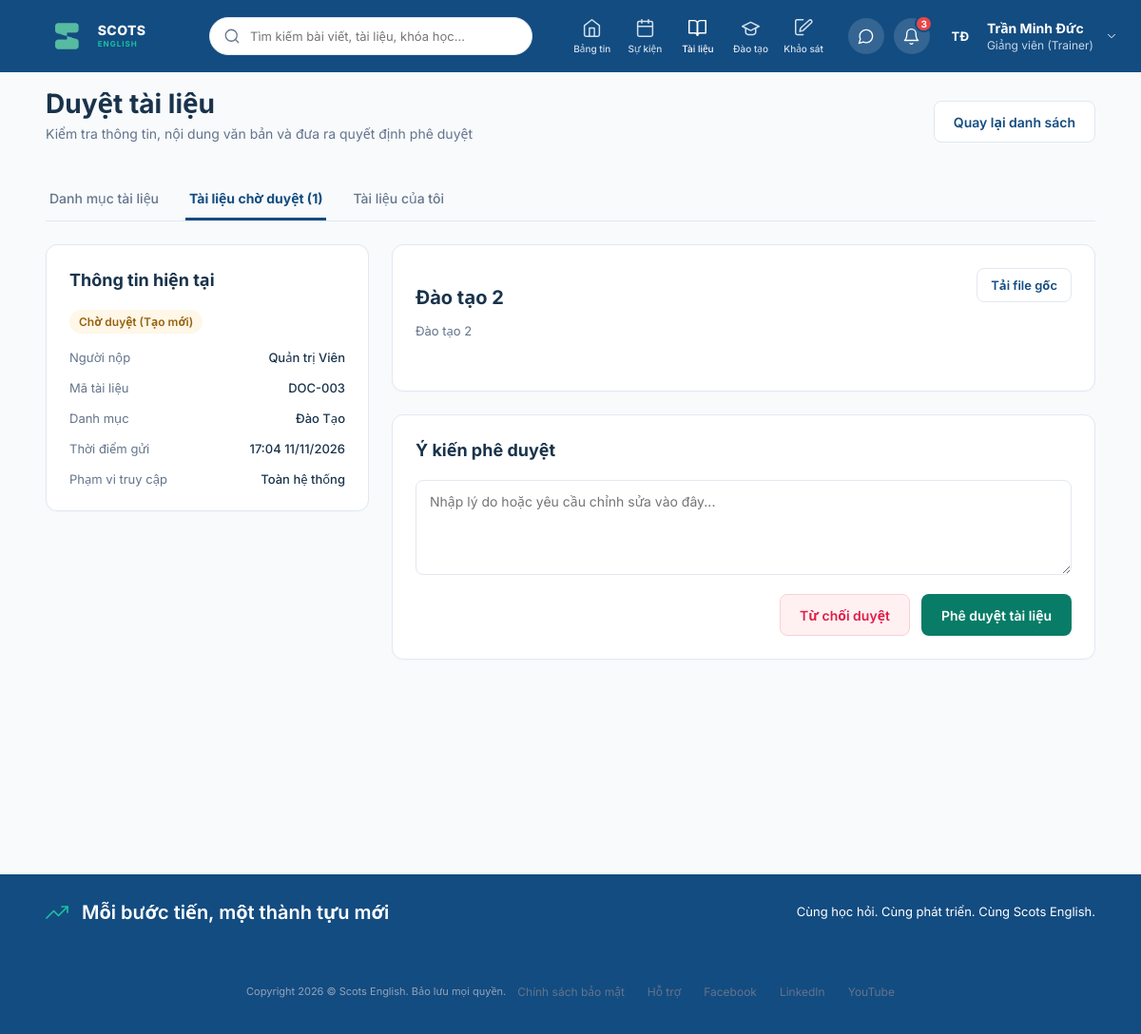
Screenshot of /documents/approve/3/ (signed in) with the database file from the repository.
### documents/models.py (models this page shows, shortened)
class Document(models.Model):
    STATUS_CHOICES = [
        ('PENDING', 'Chờ duyệt'),
        ('APPROVED', 'Đã duyệt'),
        ('REJECTED', 'Từ chối'),
    ]
    SCOPE_CHOICES = [
        ('ALL', 'Toàn hệ thống'),
        ('DEPARTMENT', 'Giới hạn theo phòng ban'),
    ]
    REQUEST_TYPE_CHOICES = [
        ('NEW', 'Tạo mới'),
        ('UPDATE', 'Cập nhật'),
    ]
    title = models.CharField("Tiêu đề tài liệu", max_length=255)
    code = models.CharField("Mã tài liệu", max_length=50, blank=True, null=True)
    category = models.ForeignKey(
        DocumentCategory,
        on_delete=models.CASCADE,
        related_name='documents',
        verbose_name="Danh mục"
    )
    description = models.TextField("Mô tả nội dung", blank=True)
    file = models.FileField("Tệp tài liệu (PDF/DOCX/PPTX)", upload_to='documents/%Y/%m/')
    access_scope = models.CharField(
        "Phạm vi truy cập",
        max_length=30,
        choices=SCOPE_CHOICES,
        default='ALL'
    )
    creator = models.ForeignKey(
        settings.AUTH_USER_MODEL,
        on_delete=models.CASCADE,
        related_name='created_documents',
        verbose_name="Người tạo"
    )
    approver = models.ForeignKey(
        settings.AUTH_USER_MODEL,
        on_delete=models.SET_NULL,
        null=True,
        blank=True,
        related_name='assigned_documents',
        verbose_name="Người duyệt (Trưởng phòng)"
    )
    status = models.CharField(
        "Trạng thái",
        max_length=20,
        choices=STATUS_CHOICES,
        default='PENDING'
    )
    request_type = models.CharField(
        "Tình trạng gửi duyệt",
        max_length=20,
        choices=REQUEST_TYPE_CHOICES,
        default='NEW'
    )
    rejection_reason = models.TextField("Lý do từ chối", blank=True, null=True)
    created_at = models.DateTimeField("Ngày tạo", auto_now_add=True)
    updated_at = models.DateTimeField("Lần cập nhật gần nhất", auto_now=True)
    approved_at = models.DateTimeField("Ngày duyệt", null=True, blank=True)
    class Meta:
        verbose_name = "Tài liệu"
        verbose_name_plural = "Tài liệu"
        ordering = ['-updated_at']

class DocumentCategory(models.Model):
    name = models.CharField("Tên danh mục", max_length=150)
    code = models.CharField("Mã danh mục", max_length=150, unique=True, blank=True)
    icon_name = models.CharField("Tên biểu tượng (Icon)", max_length=100, default='folder', blank=True)
    description = models.TextField("Mô tả ngắn", max_length=500, blank=True)
    display_order = models.PositiveIntegerField("Thứ tự hiển thị", default=0)
    created_time = models.DateTimeField("Thời gian tạo", auto_now_add=True)
    class Meta:
        verbose_name = "Danh mục tài liệu"
        verbose_name_plural = "Danh mục tài liệu"
        ordering = ['display_order', 'name']

### documents/views.py (the view, shortened to what this page needs)
# urls.py: path('approve/<int:id>/', views.document_approve_detail, name='document_approve_detail'),
def document_approve_detail(request, id):
    user = _get_acting_user(request)
    if not (user and (user.is_superuser or user.is_staff)):
        messages.error(request, "Chỉ Quản trị viên mới có quyền phê duyệt tài liệu.")
        return redirect('documents')
    doc = get_object_or_404(Document, id=id)
    proposal = doc.proposals.filter(is_processed=False).first()
    context = {
        'doc_id': id,
        'doc': doc,
        'proposal': proposal,
        'pending_count': Document.objects.filter(status='PENDING').count(),
    }
    return render(request, 'documents_approve_detail.html', context)

### documents/templates/documents_approve_detail.html (shortened to what this page needs)
{% extends 'base.html' %}
{% block content %}
  <main class="doc-workspace">
    <header class="doc-header">
      <div>
        <h1 class="doc-header-title">Duyệt tài liệu</h1>
        <p class="doc-header-subtitle">Kiểm tra thông tin, nội dung văn bản và đưa ra quyết định phê duyệt</p>
      </div>
      <a href="{% url 'document_approve' %}" class="doc-btn doc-btn-secondary">Quay lại danh sách</a>
    </header>
    <nav class="doc-tabs">
      <a href="{% url 'documents' %}" class="doc-tab">Danh mục tài liệu</a>
      <a href="{% url 'document_approve' %}" class="doc-tab active">Tài liệu chờ duyệt ({{ pending_count|default:0 }})</a>
      <a href="{% url 'document_my_docs' %}" class="doc-tab">Tài liệu của tôi</a>
    </nav>
    <div class="doc-two-col">
      <aside class="doc-col-side" style="width: 340px;">
        <div class="doc-card">
          <h2 class="doc-card-title">Thông tin hiện tại</h2>
          <div style="margin-bottom: 16px;">
             {% if doc.request_type == 'UPDATE' %}
               <span class="doc-badge doc-badge-in-progress">Chờ duyệt (Cập nhật)</span>
             {% else %}
               <span class="doc-badge doc-badge-pending">Chờ duyệt (Tạo mới)</span>
             {% endif %}
          </div>
          <div class="doc-meta-list">
            <div class="doc-meta-row">
              <span class="doc-meta-label">Người nộp</span>
              <span class="doc-meta-value">
                {% if proposal %}
                  {{ proposal.submitted_by.get_full_name|default:proposal.submitted_by.username }}
                {% else %}
                  {{ doc.creator.get_full_name|default:doc.creator.username }}
                {% endif %}
              </span>
            </div>
            <div class="doc-meta-row">
              <span class="doc-meta-label">Mã tài liệu</span>
              <span class="doc-meta-value">DOC-{{ doc.id|stringformat:"03d" }}</span>
            </div>
            <div class="doc-meta-row">
              <span class="doc-meta-label">Danh mục</span>
              <span class="doc-meta-value">
                {% if proposal and proposal.proposed_category %}
                  {{ proposal.proposed_category.name }}
                {% else %}
                  {{ doc.category.name|default:"--" }}
                {% endif %}
              </span>
            </div>
            <div class="doc-meta-row">
              <span class="doc-meta-label">Thời điểm gửi</span>
              <span class="doc-meta-value">
                 {% if proposal %}
                   {{ proposal.submitted_at|date:"H:i d/m/Y" }}
                 {% else %}
                   {{ doc.created_at|date:"H:i d/m/Y" }}
                 {% endif %}
              </span>
            </div>
            <div class="doc-meta-row">
              <span class="doc-meta-label">Phạm vi truy cập</span>
              <span class="doc-meta-value">
                 {% if proposal %}
                   {{ proposal.get_proposed_scope_display|default:proposal.proposed_scope }}
                 {% else %}
                   {{ doc.get_access_scope_display|default:doc.access_scope }}
                 {% endif %}
              </span>
            </div>
          </div>
        </div>
      </aside>
      <section class="doc-col-main">
        <div class="doc-card">
          <div style="display: flex; justify-content: space-between; align-items: flex-start; margin-bottom: 16px;">
            <div>
              <h2 style="font-size: 20px; font-weight: 700; color: var(--ink); margin-bottom: 6px;">
                {% if proposal %}
                   {{ proposal.proposed_title|default:doc.title }}
                {% else %}
                   {{ doc.title }}
                {% endif %}
              </h2>
              <p style="font-size: 13px; color: var(--ink-soft); line-height: 1.5;">
                 {{ doc.description|default:"Chưa có mô tả cho tài liệu này." }}
              </p>
            </div>
            {% if proposal and proposal.proposed_file %}
              <a href="{{ proposal.proposed_file.url }}" class="doc-btn doc-btn-secondary" style="height: 36px; padding: 0 14px; font-size: 13px;" download>
                <svg width="14" height="14" viewBox="0 0 24 24" fill="none" stroke="currentColor" stroke-width="2">
                  <path d="M21 15v4a2 2 0 0 1-2 2H5a2 2 0 0 1-2-2v-4"></path>
                  <polyline points="7 10 12 15 17 10"></polyline>
                  <line x1="12" y1="15" x2="12" y2="3"></line>
                </svg>
                Tải file đề xuất
              </a>
            {% elif doc.file %}
               <a href="{{ doc.file.url }}" class="doc-btn doc-btn-secondary" style="height: 36px; padding: 0 14px; font-size: 13px;" download>
                 Tải file gốc
               </a>
            {% endif %}
          </div>
        </div>
        <div class="doc-card">
          <h3 class="doc-card-title">Ý kiến phê duyệt</h3>
          <form method="POST" action="{% url 'document_approve_detail' id=doc.id %}">
            <div class="doc-form-group">
              <textarea class="doc-form-textarea" id="approval-notes" name="rejection_reason" placeholder="Nhập lý do hoặc yêu cầu chỉnh sửa vào đây..."></textarea>
            </div>
            <div style="display: flex; justify-content: flex-end; gap: 12px; margin-top: 20px;">
              <button type="submit" name="action" value="reject" class="doc-btn doc-btn-danger">Từ chối duyệt</button>
              <button type="submit" name="action" value="approve" class="doc-btn doc-btn-success">Phê duyệt tài liệu</button>
            </div>
          </form>
        </div>
      </section>
    </div>
  </main>
{% endblock %}

### templates/base.html (shortened to what this page needs)
{% load static %}
<!DOCTYPE html>
<html lang="vi">
<head>
  <link rel="stylesheet" href="{% static 'css/main.css' %}?v=20261112b" />
  <script src="https://cdn.tailwindcss.com"></script>
</head>
<body>
<div class="page">
  <header class="topbar">
    <a href="{% url 'home' %}" class="logo" style="text-decoration: none; display: flex; align-items: center; gap: 8px; cursor: pointer;">
      <img class="logo-mark" src="{% static 'img/logo_no_text.png' %}" alt="Scots English" />
      <span class="brand-name">
        <span class="brand-primary">SCOTS</span>
        <span class="brand-secondary">ENGLISH</span>
      </span>
    </a>
    <form method="GET" action="{% url 'home' %}" class="search" style="display: flex; align-items: center; background: #ffffff; border: 1px solid #e2e8f0; border-radius: 9999px; padding: 6px 14px; gap: 8px; width: 340px; margin: 0 16px;">
      <svg class="icon-search" viewBox="0 0 24 24" fill="none" stroke="currentColor" stroke-width="1.7" stroke-linecap="round" stroke-linejoin="round" style="width: 18px; height: 18px; color: #64748b; flex-shrink: 0;">
        <circle cx="11" cy="11" r="8"></circle>
        <line x1="21" y1="21" x2="16.65" y2="16.65"></line>
      </svg>
      <input type="text" name="q" value="{{ search_query|default:'' }}" placeholder="Tìm kiếm bài viết, tài liệu, khóa học..." style="border: none; outline: none; background: transparent; width: 100%; font-size: 13px; color: #1e293b;" />
    </form>
    <nav class="primary-nav">
      <a class="nav-tab " href="{% url 'home' %}">
        <svg class="nav-ico" viewBox="0 0 24 24" fill="none" stroke="currentColor" stroke-width="1.7" stroke-linecap="round" stroke-linejoin="round">
          <path d="M3 9l9-7 9 7v11a2 2 0 0 1-2 2H5a2 2 0 0 1-2-2z"></path>
          <polyline points="9 22 9 12 15 12 15 22"></polyline>
        </svg>
        <span class="nav-label">Bảng tin</span>
      </a>
      <a class="nav-tab" href="/#events-section">
        <span class="nav-label">Sự kiện</span>
      </a>
      <a class="nav-tab {% if 'documents' in request.path %}active{% endif %}" href="{% url 'documents' %}">
        <svg class="nav-ico" viewBox="0 0 24 24" fill="none" stroke="currentColor" stroke-width="1.7" stroke-linecap="round" stroke-linejoin="round">
          <path d="M2 3h6a4 4 0 0 1 4 4v14a3 3 0 0 0-3-3H2z"></path>
          <path d="M22 3h-6a4 4 0 0 0-4 4v14a3 3 0 0 1 3-3h7z"></path>
        </svg>
        <span class="nav-label">Tài liệu</span>
      </a>
      <a class="nav-tab {% if 'courses' in request.path %}active{% endif %}" href="{% url 'courses' %}" title="Cổng đào tạo Scots English">
        <svg class="nav-ico" viewBox="0 0 24 24" fill="none" stroke="currentColor" stroke-width="1.7" stroke-linecap="round" stroke-linejoin="round">
          <path d="M22 10L12 5 2 10l10 5 10-5z"></path>
          <path d="M6 12v5c0 1.7 2.7 3 6 3s6-1.3 6-3v-5"></path>
        </svg>
        <span class="nav-label">Đào tạo</span>
      </a>
      <a class="nav-tab {% if 'surveys' in request.path %}active{% endif %}" href="/surveys/">
        <svg class="nav-ico" viewBox="0 0 24 24" fill="none" stroke="currentColor" stroke-width="1.7" stroke-linecap="round" stroke-linejoin="round">
          <path d="M11 20H4a2 2 0 0 1-2-2V4a2 2 0 0 1 2-2h7"></path>
          <path d="M18.4 2.6a2 2 0 0 1 2.8 2.8L11 15l-4 1 1-4 10.4-9.4z"></path>
        </svg>
        <span class="nav-label">Khảo sát</span>
      </a>
    </nav>
    <div class="account-actions">
      <button class="round-btn" aria-label="Tin nhắn" onclick="window.location.href='{% url 'messages_list' %}'" title="Tin nhắn" style="cursor: pointer;">
      </button>
      <div class="notif-wrapper">
        <button class="round-btn has-badge" id="notifBellButton" aria-label="Thông báo" title="Thông báo hệ thống" style="cursor: pointer;">
          <svg viewBox="0 0 24 24" fill="none" stroke="currentColor" stroke-width="1.7" stroke-linecap="round" stroke-linejoin="round">
            <path d="M18 8A6 6 0 0 0 6 8c0 7-3 9-3 9h18s-3-2-3-9"></path>
            <path d="M13.73 21a2 2 0 0 1-3.46 0"></path>
          </svg>
          <span class="notif-badge" id="notifBadge">3</span>
        </button>
      </div>
      {% if request.user.is_authenticated %}
        <div class="profile-menu relative" id="headerProfileTrigger" style="cursor: pointer; position: relative;" title="Tài khoản cá nhân">
          <div class="avatar avatar-profile" style="border-radius: 50%; overflow: hidden; width: 36px; height: 36px; background-color: #134c81; color: white; display: flex; align-items: center; justify-content: center; font-weight: 700; font-size: 13px;">
            {% if request.user.username == 'thuha' %}
              <img id="topbar-user-avatar" src="{% static 'img/avatar_thuha.png' %}" alt="{{ request.user.get_full_name|default:request.user.username }}" style="width: 100%; height: 100%; object-fit: cover; border-radius: 50%;" />
            {% elif request.user.username == 'phuonglinh' %}
              <img id="topbar-user-avatar" src="{% static 'img/avatar_phuonglinh.png' %}" alt="{{ request.user.get_full_name|default:request.user.username }}" style="width: 100%; height: 100%; object-fit: cover; border-radius: 50%;" />
            {% elif request.user.username == 'ngocanh' %}
              <img id="topbar-user-avatar" src="{% static 'img/avatar_ngocanh.png' %}" alt="{{ request.user.get_full_name|default:request.user.username }}" style="width: 100%; height: 100%; object-fit: cover; border-radius: 50%;" />
            {% else %}
              <span id="topbar-user-avatar">{{ request.user.first_name|slice:":1"|default:request.user.username|slice:":1"|upper }}{{ request.user.last_name|slice:":1"|upper }}</span>
            {% endif %}
          </div>
          <div class="profile-details">
            <span class="profile-name">{{ request.user.get_full_name|default:request.user.username }}</span>
            <span class="profile-role">
              {% if request.user.is_staff or request.user.is_superuser %}
                Giảng viên (Trainer)
              {% else %}
                Học viên (Trainee)
              {% endif %}
            </span>
          </div>
          <svg class="chevron" viewBox="0 0 24 24" fill="none" stroke="currentColor" stroke-width="1.7" stroke-linecap="round" stroke-linejoin="round">
            <polyline points="6 9 12 15 18 9"></polyline>
          </svg>
        </div>
      {% endif %}
    </div>
  </header>
  {% block content %}
  {% endblock %}
  <footer class="footer">
    <div class="achievement-banner">
      <div class="banner-message">
        <svg class="trending" viewBox="0 0 24 24" fill="none" stroke="currentColor" stroke-width="1.7" stroke-linecap="round" stroke-linejoin="round">
          <polyline points="23 6 13.5 15.5 8.5 10.5 1 18"></polyline>
          <polyline points="17 6 23 6 23 12"></polyline>
        </svg>
        <span>Mỗi bước tiến, một thành tựu mới</span>
      </div>
      <span class="banner-support">Cùng học hỏi. Cùng phát triển. Cùng Scots English.</span>
    </div>
    <div class="legal-bar">
      <span class="copyright">Copyright 2026 © Scots English. Bảo lưu mọi quyền.</span>
      <nav class="footer-links">
        <a href="#">Chính sách bảo mật</a>
        <a href="#">Hỗ trợ</a>
        <a href="#">Facebook</a>
        <a href="#">LinkedIn</a>
        <a href="#">YouTube</a>
      </nav>
    </div>
  </footer>
</div>
</body>
</html>

### rows the page displays
Document: creator.get_full_name "Quản trị Viên", id "003", category.name "Đào Tạo", created_at "17:04 11/11/2026", access_scope "Toàn hệ thống", title "Đào tạo 2", description "Đào tạo 2"

### other values shown
{{ request.user.last_name|slice:":1"|upper }} "Đ"
{{ request.user.get_full_name|default:request.user.username }} "Trần Minh Đức"
{{ pending_count|default:0 }} "1"
